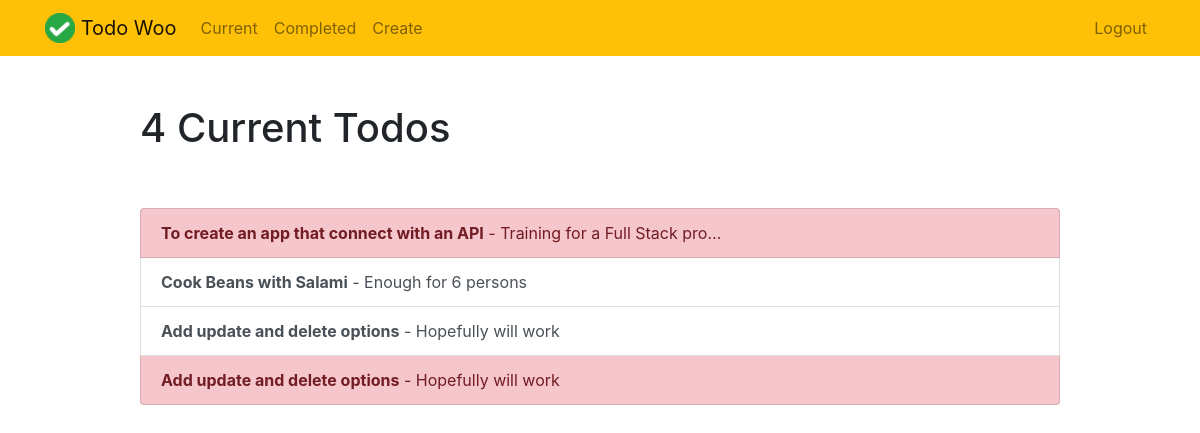
/current/ (signed in), run on an earlier commit of the app's database.
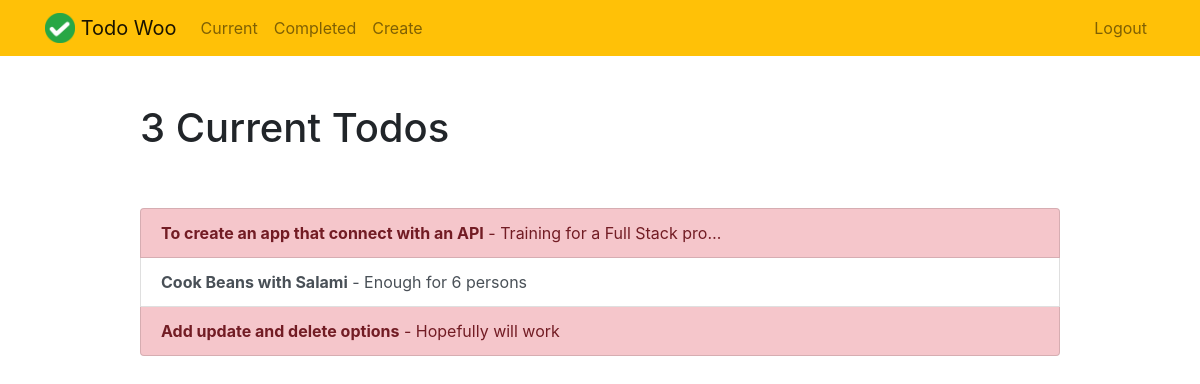
And on a later commit of the database.
### todo/models.py (models this page shows, shortened)
class Todo(models.Model):
    title = models.CharField(max_length=100)
    memo = models.TextField(blank=True)
    created = models.DateTimeField(auto_now_add=True)
    datecompleted = models.DateTimeField(null=True, blank=True)
    important = models.BooleanField(default=False)
    user = models.ForeignKey(User, on_delete=models.CASCADE)

### todo/views.py (the view)
# urls.py: path('current/', views.currenttodos, name='currenttodos'),
@login_required
def currenttodos(request):
    todos = Todo.objects.filter(user=request.user, datecompleted__isnull=True)
    return render(request, 'todo/currenttodos.html', {'todos':todos})

### todo/templates/todo/currenttodos.html
{% extends "todo/base.html" %}
{% block content %}
    <div class="row justify-content-center mt-5">
        <div class="col-md-10">
            {% if todos %}
                 <h1>{{ todos.count }} Current Todo{{ todos.count|pluralize }}</h1>
            {% else %}
                           <h1>Current Todos</h1>
            {% endif %}
        </div>
    </div>
    <div class="row justify-content-center mt-5">
        <div class="col-md-10">
        {% if todos %}
            <div class="list-group">
                {% for todo in todos %}
                    <a href="{% url 'viewtodo' todo.id %}" class="list-group-item list-group-item-action{% if todo.important %} list-group-item-danger{% endif %}"><b>{{ todo.title }}</b>{% if todo.memo %} - {{ todo.memo|truncatechars:30 }}{% endif %}</a>
                {% endfor %}
            </div>
        {% else %}
            <div class="text-center">
                <h2>Looks like you don't have any todos! Nice work.</h2>
            <br>
            <a role="button" class="btn btn-primary" href="{% url 'createtodo' %}">New Todo</a>
            </div>
        {% endif %}
        </div>
    </div>
{% endblock %}

What changed in the data, as far as the page shows it:
no longer on this page (row edited): Todo: title "Add update and delete options", memo "Hopefully will work", important False (drawn)
Also different on the page:
{{ todos.count }}: "4" → "3"
